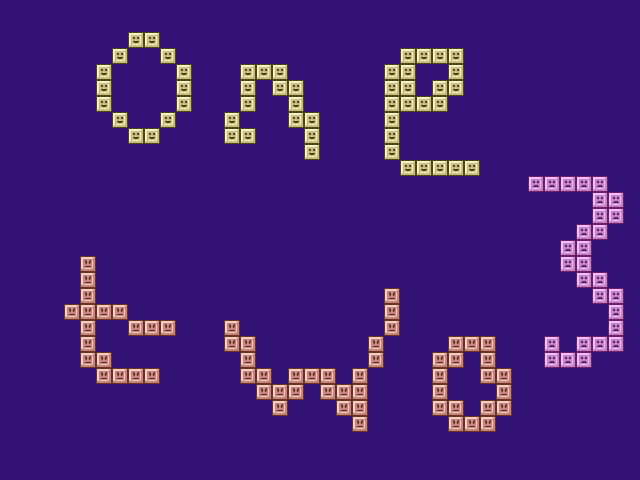

Rendered tile map (Tiled .tmx) drawn with the repository's tilesets; below, a short description and the map source with its tile grids summarised:
An orthogonal 40x30 tile map with 16x16 px tiles, 3 tile layers (layer1, layer2, Tile Layer 3).

<map version="1.0" orientation="orthogonal" width="40" height="30" tilewidth="16" tileheight="16">
 <tileset firstgid="1" name="tileset1" tilewidth="16" tileheight="16">
  <image source="testinnng-3.png" />
 </tileset>
 <layer name="layer1" width="40" height="30">
  <data>[1200 cells, 1200 non-empty, 2 distinct tile ids]</data>
 </layer>
 <layer name="layer2" width="40" height="30">
  <data>[1200 cells, 61 non-empty, 1 distinct tile ids]</data>
 </layer>
 <layer name="Tile Layer 3" width="40" height="30">
  <data>[1200 cells, 28 non-empty, 1 distinct tile ids]</data>
 </layer>
</map>
